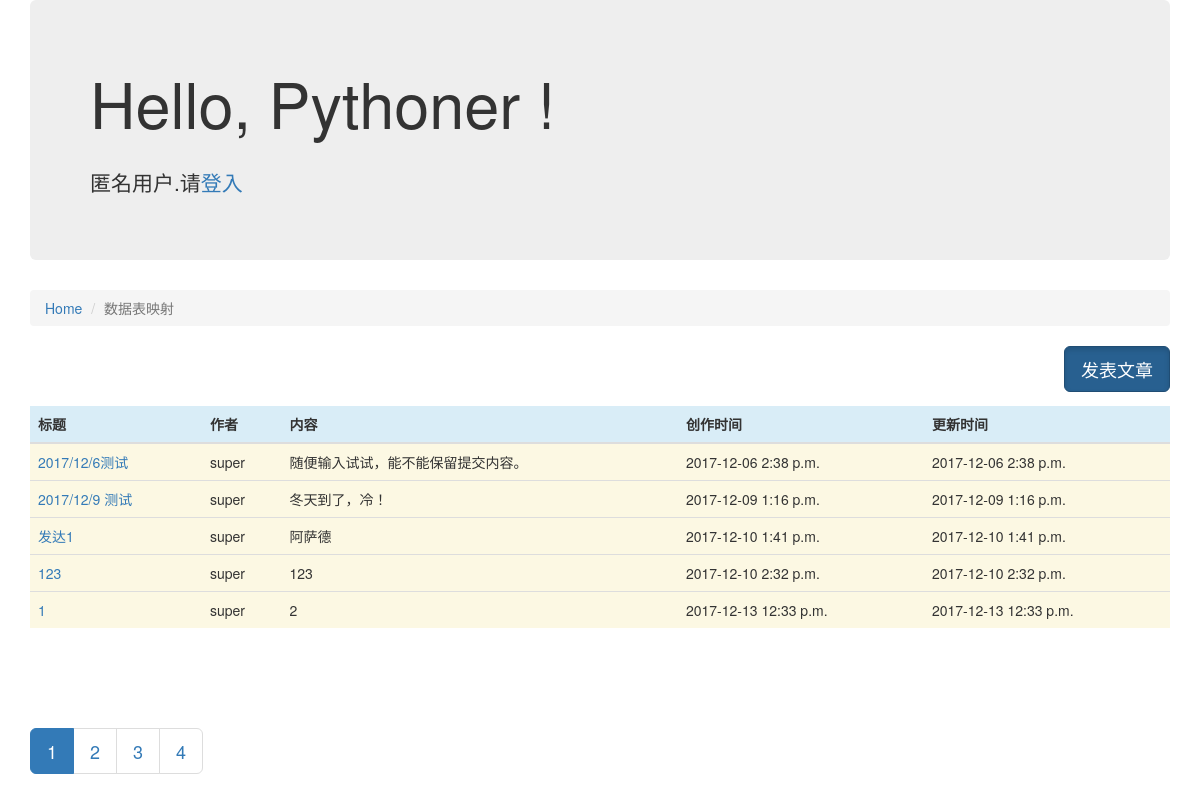
The page /article/list/1 on the database its author committed.
### block/models.py (models this page shows, shortened)
class Block(models.Model):
    name = models.CharField(u'板块名称',max_length=100)
    owner = models.CharField(u'管理员', max_length=100)
    desc = models.CharField(u'板块信息', max_length=100)
    status=models.IntegerField(u'状态',choices=((1,'常用'),(0,'待定'),(-1,'隐藏')))
    class Meta:
        verbose_name='板块'
        verbose_name_plural='板块'

### article/models.py (models this page shows, shortened)
class Article(models.Model):
    block = models.ForeignKey(Block, verbose_name="板块索引")
    owner = models.ForeignKey(User,verbose_name="作者")
    title = models.CharField('文章名称', max_length=100)
    content = models.CharField('文章内容', max_length=10000)
    status = models.IntegerField(u'状态', choices=((1, '常用'), (0, '待定'), (-1, '隐藏')))
    create_time_stamp=models.DateTimeField('创建时间',auto_now_add=True)
    last_update_time_stamp=models.DateTimeField('最新时间',auto_now=True)
    class Meta:
        verbose_name='文章'
        verbose_name_plural = '文章'

### article/views.py (the view)
# urls.py: url(r'^list/(?P<block_id>\d+)',article_list),
def article_list(request,block_id):
    block_id = int(block_id)
    block=Block.objects.get(id=block_id)
    cut_page=5
    page_no = int(request.GET.get("page_no", "1"))
    all_article=Article.objects.filter(block=block,status=0).order_by("id")
    p=Paginator(all_article,cut_page)
    page=p.page(page_no)
    article_objs=page.object_list
    page_count=p.num_pages
    page_links=[i for i in range(1, page_count+1) if i>0 and i<=page_count]
    page_links1 = [i for i in range(page_no - 2, page_no + 3) if i > 0 and i <= page_count]
    page_small=page_links1[0]-1
    page_max=page_links1[-1]+1
    have_small=page_small>0
    have_max=page_max<page_count
    return render(request,'article_list.html',{'articles':article_objs,'b':block,
                                               'p':p,'page_no':page_no,'page_links':page_links,
                                               'page_small': page_small,'page_max':page_max,
                                               'have_small':have_small,'have_max':have_max,
                                               'page_count':page_count,'page_links1':page_links1})

### article/templates/article_list.html (shortened to what this page needs)
{% extends "base.html" %}
{% block content %}
    <ol class="breadcrumb">
      <li><a href="/">Home</a ></li>
      <li class="active">{{b.name}}</li>
    </ol>
    <a style="float:right" class="btn btn-primary btn-lg active" href="/article/content/{{b.id}}" >
        发表文章
    </a>
    <br /><br /><br />
    <table class="table table-hover">
        <thead>
        <tr>
        <th class="info">标题</th>
        <th class="info">作者</th>
        <th class="info">内容</th>
        <th class="info">创作时间</th>
        <th class="info">更新时间</th>
        </tr>
        </thead>
        <tbody>
        {% for art in articles %}
        <tr>
          <td class="warning"><a href="/article/detail/{{art.id}}">{{art.title}}</a></td>
          <td class="warning">{{art.owner}}</td>
          <td class="warning">{{art.content}}</td>
          <td class="warning">{{art.create_time_stamp|date:"Y-m-d P"}}</td>
          <td class="warning">{{art.last_update_time_stamp|date:"Y-m-d P"}}</td>
        </tr>
        {% endfor %}
        </tbody>
    </table>
    <br /><br /><br />
        {% if page_count < 6 %}
        <nav aria-label="Page navigation">
            <ul class="pagination pagination-lg">
                    {% for i in page_links %}
                    {% if page_no == i %}
                        <li class="active">
                         <a href="?page_no={{i}}">{{i}}</a>
                        </li>
                    {% else %}
                        <li>
                         <a href="?page_no={{i}}">{{i}}</a>
                        </li>
                    {% endif %}
                    {% endfor %}
             </ul>
        </nav>
        {% endif %}
 {% endblock %}

### templates/base.html (shortened to what this page needs)
<!DOCTYPE html>
<html lang="en">
<head>
    <link rel="stylesheet" href="/static/css/bootstrap.min.css">
</head>
<body>
    <div class="container">
        <div class="row">
            <div class="col-xs-12 col-md-12">
                <div class="jumbotron">
                  <h1>Hello, Pythoner !</h1>
                    <br />
                    {% if user.is_authenticated %}
                        <p>{{ user.username }}.你好 <a href="/accounts/logout/">  登出</a></p>
                    {% else %}
                        <p>匿名用户.请<a href="/accounts/login/">登入</a></p>
                    {% endif %}
                </div>
            </div>
         </div>
        <div class="row">
            <div class="col-xs-12 col-md-12">
                {% block content %}
                 {% endblock %}
            </div>
        </div>
    </div>
</body>
</html>

### rows shown on the page
Block: name "数据表映射"
Article: title "2017/12/6测试", owner "super", content "随便输入试试，能不能保留提交内容。", create_time_stamp "2017-12-06 2:38 p.m.", last_update_time_stamp "2017-12-06 2:38 p.m."
Article: title "2017/12/9 测试", owner "super", content "冬天到了，冷！", create_time_stamp "2017-12-09 1:16 p.m.", last_update_time_stamp "2017-12-09 1:16 p.m."
Article: title "发达1", owner "super", content "阿萨德", create_time_stamp "2017-12-10 1:41 p.m.", last_update_time_stamp "2017-12-10 1:41 p.m."
Article: title "123", owner "super", content "123", create_time_stamp "2017-12-10 2:32 p.m.", last_update_time_stamp "2017-12-10 2:32 p.m."
Article: title "1", owner "super", content "2", create_time_stamp "2017-12-13 12:33 p.m.", last_update_time_stamp "2017-12-13 12:33 p.m."

### other values the page prints
{{ i }} "1"
{{ i }} "2" "3" "4"
